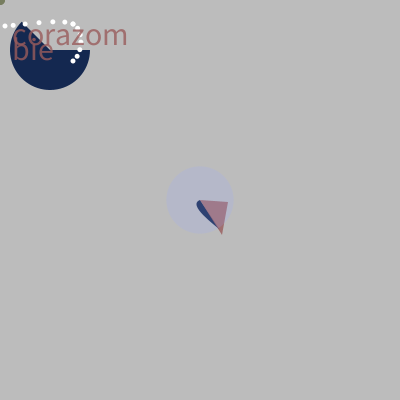
Frame 1 (no input)
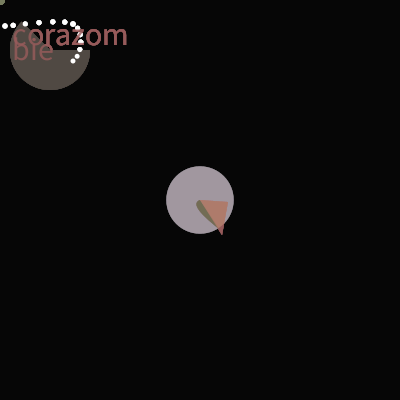
Frame 60 (the mouse pressed at the canvas centre just before this capture)
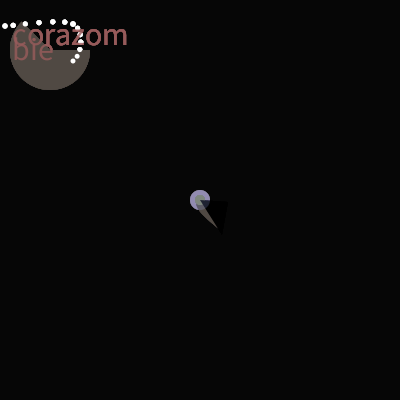
Frame 120 (the mouse held since frame 60 and released just before this capture)

The Processing sketch that drew these frames (run headless with seeded random() and noise(); from frame 60 on, the mouse is pressed at the canvas centre):

// Processing sketch: processing_107667
// ── processing_107667.pde

float vel=0;
void setup() {
  size(400, 400);
    

}

void draw() {
  fill(0, 20);
  noStroke();
  rect(0, 0, width, height);
  fill(20,40,80);
  arc(50, 50, 80, 80, 0, PI+QUARTER_PI, PIE);

  


noCursor();
colorMode(HSB);

curve(3*(width/4), height/2,200,200,220,230,230,230);
curve(width/2,height/2,30,30,30,30,30,30);
fill(255);
ellipseMode(CENTER);
int steps = 6;
for (int i = 0; i <= steps; i++) {
  float t = i / float(steps);
  float x = curvePoint(5, 5, 73, 73, t);
  float y = curvePoint(26, 26, 24, 61, t);
  ellipse(x, y, 5, 5);
  x = curvePoint(5, 73, 73, 15, t);
  y = curvePoint(26, 24, 61, 65, t);
  ellipse(x, y, 5, 5);
}

  vel= dist(mouseX, mouseY, pmouseX, pmouseY);
  fill(50,60,125);
  ellipse(mouseX, mouseY, vel+10, vel+10);
  ellipse(mouseY, mouseX, vel+10, vel+10);
  

textSize(32);
fill(0, 102, 153, 204);
text("corazom", 12, 45, -30);  // Specify a z-axis value
text("bie", 12, 60);  // Default depth, no z-value specified


 

  if (mousePressed) 
    fill(0);
  triangle(width/2, height/2,228, 202, 222, 235);

int counter;




  colorMode(HSB);   //set colors to Hue, Saturation, Brightness mode
  counter = 0;


//void draw() {  //draw function loops 
  counter++;
  noStroke();
  fill(random(255),100,255,50);
  
  if(mousePressed == true) { //add some interaction
    ellipse(mouseX, mouseY, 20, 20);
  }
  else {
    ellipse(width/2, height/2, 80*sin(counter), 80*sin(counter));
  }
}
